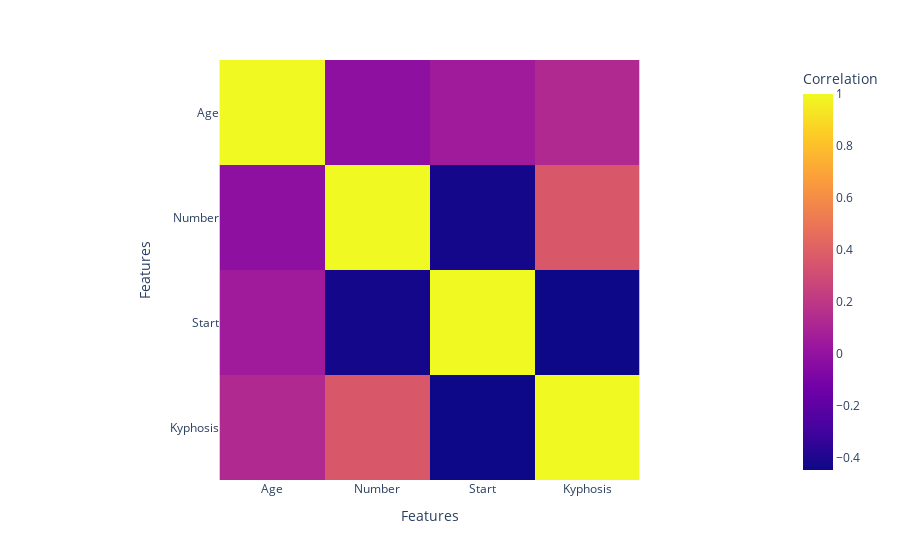

Here is the notebook cell this chart was saved with:
### Code cell
correlation = df.corr()
fig = px.imshow(correlation, labels=dict(x="Features", y="Features", color="Correlation"))
fig.show()

### Figure 1 — Plotly figure (JSON) as saved in the notebook; plotly's stock layout.template omitted (floating-point values rounded to 4 significant figures)
{"data": [{"coloraxis": "coloraxis", "hovertemplate": "Features: %{x}<br>Features: %{y}<br>Correlation: %{z}<extra></extra>", "name": "0", "type": "heatmap", "x": ["Age", "Number", "Start", "Kyphosis"], "xaxis": "x", "y": ["Age", "Number", "Start", "Kyphosis"], "yaxis": "y", "z": [[1, -0.01669, 0.05783, 0.1265], [-0.01669, 1, -0.4251, 0.3609], [0.05783, -0.4251, 1, -0.4459], [0.1265, 0.3609, -0.4459, 1]]}], "layout": {"coloraxis": {"colorbar": {"title": {"text": "Correlation"}}, "colorscale": [[0, "#0d0887"], [0.1111, "#46039f"], [0.2222, "#7201a8"], [0.3333, "#9c179e"], [0.4444, "#bd3786"], [0.5556, "#d8576b"], [0.6667, "#ed7953"], [0.7778, "#fb9f3a"], [0.8889, "#fdca26"], [1, "#f0f921"]]}, "margin": {"t": 60}, "xaxis": {"anchor": "y", "constrain": "domain", "domain": [0, 1], "scaleanchor": "y", "title": {"text": "Features"}}, "yaxis": {"anchor": "x", "autorange": "reversed", "constrain": "domain", "domain": [0, 1], "title": {"text": "Features"}}}}
